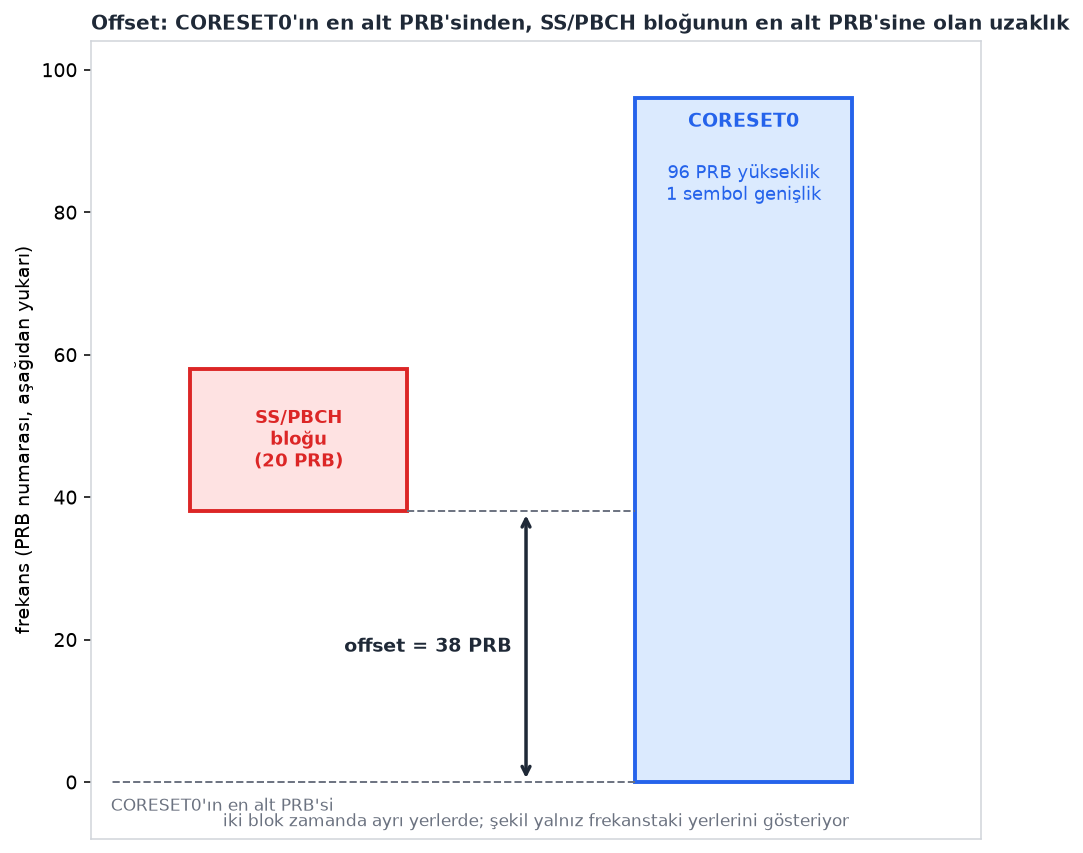

Recreate this plot in Python.
"""CORESET0 (TS 38.213 Tablo 13-1, Index 12: 96 PRB, 1 sembol, offset 38) ve SS/PBCH blogu, yalniz FREKANS ekseninde.
Offset tanimi (TS 38.213 sec.13): "from the smallest RB index of the CORESET for Type0-PDCCH CSS set to the smallest RB index of the
common RB overlapping with the first RB of the corresponding SS/PBCH block".
SS/PBCH blogunun 20 PRB oldugu GENEL BILGI (TS 38.211'den dogrulanmadi). Iki blok zamanda ayri (pattern 1); sekil yalniz frekanstaki yerlerini gosterir.
Calistirma: python coreset0_offset.py -> coreset0_offset.png
"""
import os
import matplotlib
matplotlib.use("Agg")
import matplotlib.pyplot as plt
from matplotlib.patches import Rectangle

HERE = os.path.dirname(os.path.abspath(__file__))
INK, MUTED, GRID, ACC, RED = "#1F2937", "#6B7280", "#D1D5DB", "#2563EB", "#DC2626"
plt.rcParams.update({"font.size": 10, "text.color": INK, "axes.edgecolor": GRID})

NRB, OFF, SSB = 96, 38, 20
fig, ax = plt.subplots(figsize=(8.2, 7.4))
ax.add_patch(Rectangle((5.5, 0), 2.2, NRB, fc="#DBEAFE", ec=ACC, lw=2))
ax.text(6.6, NRB - 4, "CORESET0", ha="center", fontweight="bold", color=ACC)
ax.text(6.6, NRB - 9, "96 PRB yükseklik\n1 sembol genişlik", ha="center", fontsize=9, color=ACC, va="top")
ax.add_patch(Rectangle((1.0, OFF), 2.2, SSB, fc="#FEE2E2", ec=RED, lw=2))
ax.text(2.1, OFF + SSB / 2, "SS/PBCH\nbloğu\n(20 PRB)", ha="center", va="center", fontsize=9, color=RED, fontweight="bold")
ax.plot([5.5, 0.2], [0, 0], color=MUTED, ls="--", lw=1)
ax.plot([3.2, 5.5], [OFF, OFF], color=MUTED, ls="--", lw=1)
ax.annotate("", xy=(4.4, OFF), xytext=(4.4, 0), arrowprops=dict(arrowstyle="<->", color=INK, lw=1.8))
ax.text(4.25, OFF / 2, "offset = 38 PRB", va="center", ha="right", fontweight="bold")
ax.text(0.2, -2.2, "CORESET0'ın en alt PRB'si", fontsize=8.5, color=MUTED, va="top")
ax.set_xlim(0, 9); ax.set_ylim(-8, 104); ax.set_xticks([])
ax.set_ylabel("frekans (PRB numarası, aşağıdan yukarı)")
ax.set_title("Offset: CORESET0'ın en alt PRB'sinden, SS/PBCH bloğunun en alt PRB'sine olan uzaklık", loc="left", fontsize=10.5, fontweight="bold")
ax.text(4.5, -6.2, "iki blok zamanda ayrı yerlerde; şekil yalnız frekanstaki yerlerini gösteriyor", ha="center", fontsize=8.5, color=MUTED)
fig.savefig(os.path.join(HERE, "coreset0_offset.png"), dpi=140, bbox_inches="tight", facecolor="white")
print("tamam")
